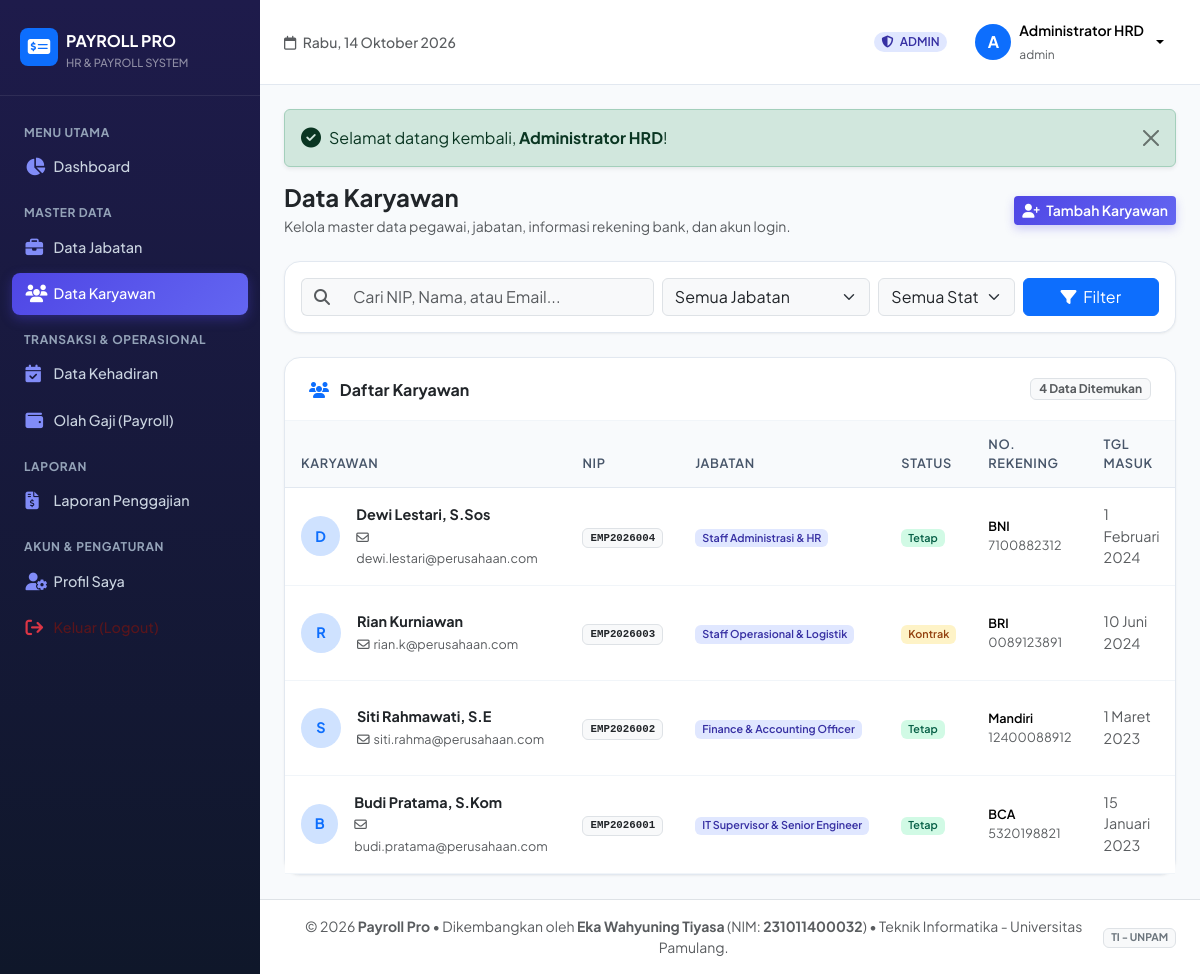
Screenshot of /karyawan/index.php (signed in) with the database file from the repository.
### tables this page shows
CREATE TABLE `karyawan` (
  `id` INT AUTO_INCREMENT PRIMARY KEY,
  `user_id` INT NULL,
  `nip` VARCHAR(30) NOT NULL UNIQUE,
  `nama` VARCHAR(100) NOT NULL,
  `email` VARCHAR(100) NOT NULL,
  `jabatan_id` INT NOT NULL,
  `jenis_kelamin` ENUM('Laki-laki', 'Perempuan') NOT NULL DEFAULT 'Laki-laki',
  `no_telepon` VARCHAR(20) DEFAULT NULL,
  `alamat` TEXT DEFAULT NULL,
  `status_kepegawaian` ENUM('Tetap', 'Kontrak', 'Magang') NOT NULL DEFAULT 'Tetap',
  `tanggal_masuk` DATE NOT NULL,
  `no_rekening` VARCHAR(50) NOT NULL,
  `nama_bank` VARCHAR(50) NOT NULL DEFAULT 'BCA',
  `foto` VARCHAR(255) DEFAULT 'default.png',
  `created_at` TIMESTAMP DEFAULT CURRENT_TIMESTAMP,
  INDEX (`jabatan_id`),
  INDEX (`user_id`),
  CONSTRAINT `fk_karyawan_jabatan` FOREIGN KEY (`jabatan_id`) REFERENCES `jabatan` (`id`) ON DELETE RESTRICT ON UPDATE CASCADE,
  CONSTRAINT `fk_karyawan_user` FOREIGN KEY (`user_id`) REFERENCES `users` (`id`) ON DELETE SET NULL ON UPDATE CASCADE
);

CREATE TABLE `jabatan` (
  `id` INT AUTO_INCREMENT PRIMARY KEY,
  `nama_jabatan` VARCHAR(100) NOT NULL,
  `gaji_pokok` DECIMAL(15,2) NOT NULL DEFAULT 0,
  `tunjangan_jabatan` DECIMAL(15,2) NOT NULL DEFAULT 0,
  `uang_makan_per_hari` DECIMAL(15,2) NOT NULL DEFAULT 25000,
  `created_at` TIMESTAMP DEFAULT CURRENT_TIMESTAMP
);

### config/app.php (called while the page is built, shortened)
<?php
function base_url($path = '') {
    $protocol = (!empty($_SERVER['HTTPS']) && $_SERVER['HTTPS'] !== 'off' || (isset($_SERVER['SERVER_PORT']) && $_SERVER['SERVER_PORT'] == 443)) ? "https://" : "http://";
    $host = $_SERVER['HTTP_HOST'] ?? 'localhost';
    $docRoot = realpath($_SERVER['DOCUMENT_ROOT'] ?? '');
    $appRoot = realpath(__DIR__ . '/..');
    $subDir = '';
    if ($docRoot && $appRoot && strpos($appRoot, $docRoot) === 0) {
        $subDir = str_replace('\\', '/', substr($appRoot, strlen($docRoot)));
    } else {
        $script = $_SERVER['SCRIPT_NAME'] ?? '';
        if (stripos($script, '/Aplikasi Gaji') !== false) {
            $subDir = '/Aplikasi Gaji';
        }
    }
    $url = $protocol . $host . rtrim($subDir, '/');
    $path = ltrim($path, '/');
    return $url . ($path !== '' ? '/' . $path : '');
}
function format_tanggal($tanggal, $tampilkan_hari = false) {
    $hari_arr = ['Minggu', 'Senin', 'Selasa', 'Rabu', 'Kamis', 'Jumat', 'Sabtu'];
    $bulan_arr = [
        1 => 'Januari', 'Februari', 'Maret', 'April', 'Mei', 'Juni',
        'Juli', 'Agustus', 'September', 'Oktober', 'November', 'Desember'
    ];
    $timestamp = strtotime($tanggal);
    $hari = $hari_arr[date('w', $timestamp)];
    $tgl = date('j', $timestamp);
    $bln = $bulan_arr[(int)date('n', $timestamp)];
    $thn = date('Y', $timestamp);
    if ($tampilkan_hari) {
        return "{$hari}, {$tgl} {$bln} {$thn}";
    }
    return "{$tgl} {$bln} {$thn}";
}

### karyawan/index.php (the view, shortened to what this page needs)
<?php
require_once __DIR__ . '/../config/app.php';
$search = trim($_GET['search'] ?? '');
$sql = "SELECT k.*, j.nama_jabatan, j.gaji_pokok, u.username
        FROM karyawan k
        JOIN jabatan j ON k.jabatan_id = j.id
        LEFT JOIN users u ON k.user_id = u.id
        WHERE 1=1";
$params = [];
$sql .= " ORDER BY k.id DESC";
$stmt = $pdo->prepare($sql);
$stmt->execute($params);
$karyawan_list = $stmt->fetchAll();
include __DIR__ . '/../includes/header.php';
?>
<div class="d-md-flex align-items-center justify-content-between mb-4">
    <div>
        <h4 class="fw-bold mb-1 text-dark">Data Karyawan</h4>
        <p class="text-muted small mb-0">Kelola master data pegawai, jabatan, informasi rekening bank, dan akun login.</p>
    </div>
    <div class="mt-3 mt-md-0">
        <a href="<?= base_url('karyawan/create.php') ?>" class="btn btn-primary-gradient btn-sm">
            <i class="fa-solid fa-user-plus me-1"></i> Tambah Karyawan
        </a>
    </div>
</div>
<div class="card-modern p-3 mb-4">
    <form method="GET" action="" class="row g-2 align-items-center">
        <div class="col-12 col-md-5">
            <div class="input-group">
                <span class="input-group-text bg-light text-muted border-end-0"><i class="fa-solid fa-search"></i></span>
                <input type="text" name="search" class="form-control bg-light border-start-0" placeholder="Cari NIP, Nama, atau Email..." value="<?= htmlspecialchars($search) ?>">
            </div>
        </div>
        <div class="col-6 col-md-3">
            <select name="jabatan" class="form-select bg-light">
                <option value="">Semua Jabatan</option>
            </select>
        </div>
        <div class="col-6 col-md-2">
            <select name="status" class="form-select bg-light">
                <option value="">Semua Status</option>
            </select>
        </div>
        <div class="col-12 col-md-2 d-flex gap-2">
            <button type="submit" class="btn btn-primary w-100"><i class="fa-solid fa-filter me-1"></i> Filter</button>
        </div>
    </form>
</div>
<div class="card-modern">
    <div class="card-header-clean d-flex align-items-center justify-content-between">
        <h6 class="fw-bold mb-0 text-dark"><i class="fa-solid fa-users text-primary me-2"></i> Daftar Karyawan</h6>
        <span class="badge bg-light text-muted border"><?= count($karyawan_list) ?> Data Ditemukan</span>
    </div>
    <div class="table-responsive">
        <table class="table table-modern align-middle">
            <thead>
                <tr>
                    <th>Karyawan</th>
                    <th>NIP</th>
                    <th>Jabatan</th>
                    <th>Status</th>
                    <th>No. Rekening</th>
                    <th>Tgl Masuk</th>
                </tr>
            </thead>
            <tbody>
                <?php if (empty($karyawan_list)): ?>
                    <tr>
                        <td colspan="7" class="text-center py-5 text-muted">
                            <i class="fa-regular fa-folder-open fs-2 mb-2 d-block text-secondary"></i>
                            Tidak ditemukan data karyawan yang sesuai.
                        </td>
                    </tr>
                <?php else: ?>
                    <?php foreach ($karyawan_list as $k): ?>
                        <tr>
                            <td>
                                <div class="d-flex align-items-center gap-3">
                                    <div class="rounded-circle bg-primary-subtle text-primary fw-bold d-flex align-items-center justify-content-center" style="width: 40px; height: 40px;">
                                        <?= strtoupper(substr($k['nama'], 0, 1)) ?>
                                    </div>
                                    <div>
                                        <div class="fw-bold text-dark"><?= htmlspecialchars($k['nama']) ?></div>
                                        <small class="text-muted"><i class="fa-regular fa-envelope me-1"></i><?= htmlspecialchars($k['email']) ?></small>
                                    </div>
                                </div>
                            </td>
                            <td><span class="badge bg-light text-dark border font-monospace"><?= htmlspecialchars($k['nip']) ?></span></td>
                            <td><span class="badge badge-soft-primary"><?= htmlspecialchars($k['nama_jabatan']) ?></span></td>
                            <td>
                                <?php
                                $statusBadge = 'badge-soft-success';
                                if ($k['status_kepegawaian'] === 'Kontrak') $statusBadge = 'badge-soft-warning';
                                ?>
                                <span class="badge <?= $statusBadge ?>"><?= htmlspecialchars($k['status_kepegawaian']) ?></span>
                            </td>
                            <td>
                                <div class="small fw-semibold"><?= htmlspecialchars($k['nama_bank']) ?></div>
                                <div class="text-muted small"><?= htmlspecialchars($k['no_rekening']) ?></div>
                            </td>
                            <td class="text-muted small"><?= format_tanggal($k['tanggal_masuk']) ?></td>
                        </tr>
                    <?php endforeach; ?>
                <?php endif; ?>
            </tbody>
        </table>
    </div>
</div>
<?php include __DIR__ . '/../includes/footer.php'; ?>

### assets/css/style.css (style rules this page uses)
:root { --primary: #4f46e5; --primary-hover: #4338ca; --primary-light: #eef2ff; --secondary: #0ea5e9; --accent: #8b5cf6; --success: #10b981; --warning: #f59e0b; --danger: #ef4444; --dark-bg: #0f172a; --sidebar-bg: #1e1b4b; --sidebar-hover: #312e81; --card-bg: #ffffff; --text-main: #1e293b; --text-muted: #64748b; --border-color: #e2e8f0; }
body { font-family: 'Plus Jakarta Sans', -apple-system, BlinkMacSystemFont, sans-serif; background-color: #f8fafc; color: var(--text-main); min-height: 100vh; }
.card-modern { background: #ffffff; border: 1px solid var(--border-color); border-radius: 1rem; box-shadow: 0 1px 3px 0 rgba(0, 0, 0, 0.05), 0 1px 2px -1px rgba(0, 0, 0, 0.05); transition: all 0.25s ease; }
.card-header-clean { background: transparent; border-bottom: 1px solid #f1f5f9; padding: 1.25rem 1.5rem; }
.table-modern { margin-bottom: 0; }
.table-modern thead th { background-color: #f8fafc; color: #475569; font-weight: 600; font-size: 0.8rem; text-transform: uppercase; letter-spacing: 0.05em; border-bottom: 1px solid #e2e8f0; padding: 0.85rem 1rem; }
.table-modern tbody td { padding: 1rem; vertical-align: middle; border-bottom: 1px solid #f1f5f9; font-size: 0.9rem; }
.btn-primary-gradient { background: linear-gradient(135deg, #4f46e5 0%, #6366f1 100%); color: white; border: none; font-weight: 600; box-shadow: 0 4px 10px rgba(79, 70, 229, 0.25); transition: all 0.2s; }
.badge-soft-success { background-color: #d1fae5; color: #065f46; font-weight: 600; }
.badge-soft-warning { background-color: #fef3c7; color: #92400e; font-weight: 600; }
.badge-soft-primary { background-color: #e0e7ff; color: #3730a3; font-weight: 600; }

### rows the page displays
karyawan: nama "D", nama "Dewi Lestari, S.Sos", email "dewi.lestari@perusahaan.com", nip "EMP2026004", jabatan.nama_jabatan "Staff Administrasi & HR", status_kepegawaian "Tetap", nama_bank "BNI", no_rekening "7100882312", tanggal_masuk "1 Februari 2024"
karyawan: nama "R", nama "Rian Kurniawan", email "rian.k@perusahaan.com", nip "EMP2026003", jabatan.nama_jabatan "Staff Operasional & Logistik", status_kepegawaian "Kontrak", nama_bank "BRI", no_rekening "0089123891", tanggal_masuk "10 Juni 2024"
karyawan: nama "S", nama "Siti Rahmawati, S.E", email "siti.rahma@perusahaan.com", nip "EMP2026002", jabatan.nama_jabatan "Finance & Accounting Officer", status_kepegawaian "Tetap", nama_bank "Mandiri", no_rekening "12400088912", tanggal_masuk "1 Maret 2023"
karyawan: nama "B", nama "Budi Pratama, S.Kom", email "budi.pratama@perusahaan.com", nip "EMP2026001", jabatan.nama_jabatan "IT Supervisor & Senior Engineer", status_kepegawaian "Tetap", nama_bank "BCA", no_rekening "5320198821", tanggal_masuk "15 Januari 2023"

### other values shown
$user['role'] "ADMIN"
substr($user['nama_lengkap'], 0, 1) "A"
$user['nama_lengkap'] "Administrator HRD"
$user['username'] "admin"
$msg "Selamat datang kembali, Administrator HRD !"
count($karyawan_list) "4"
